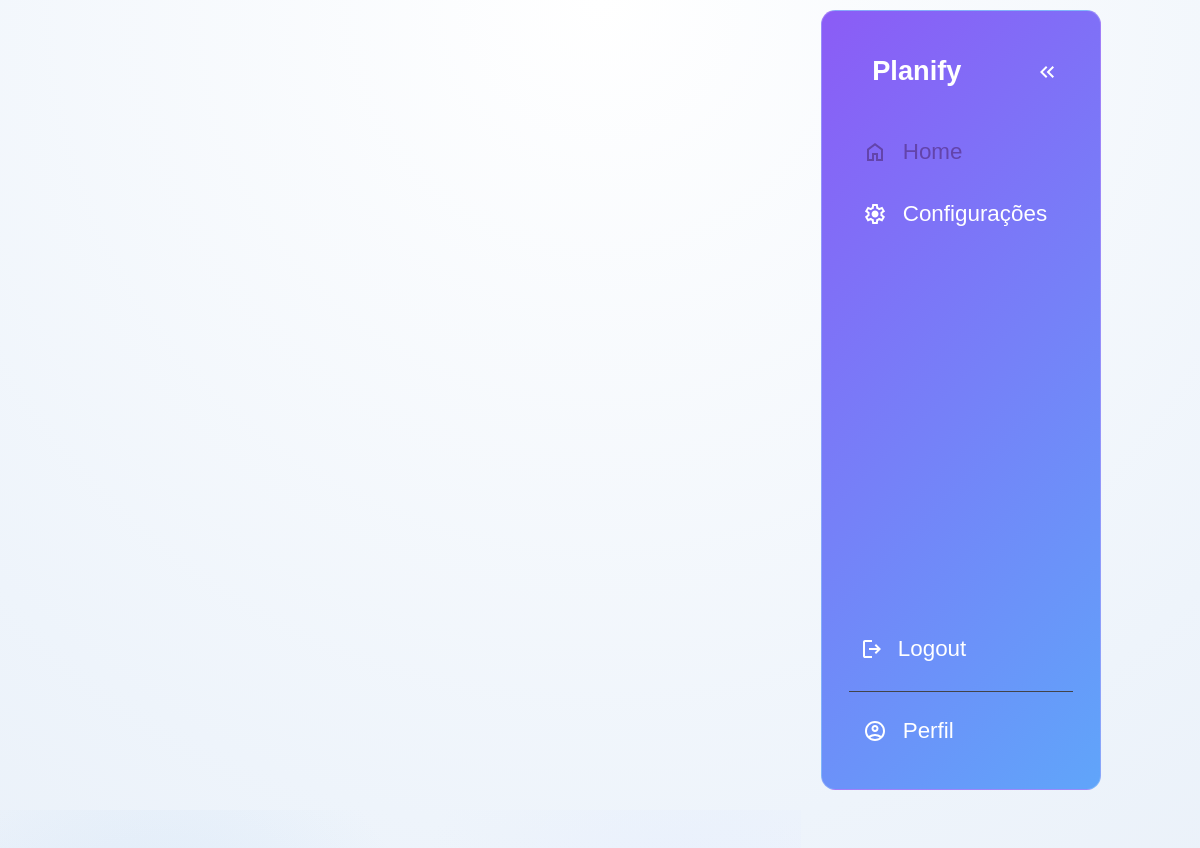
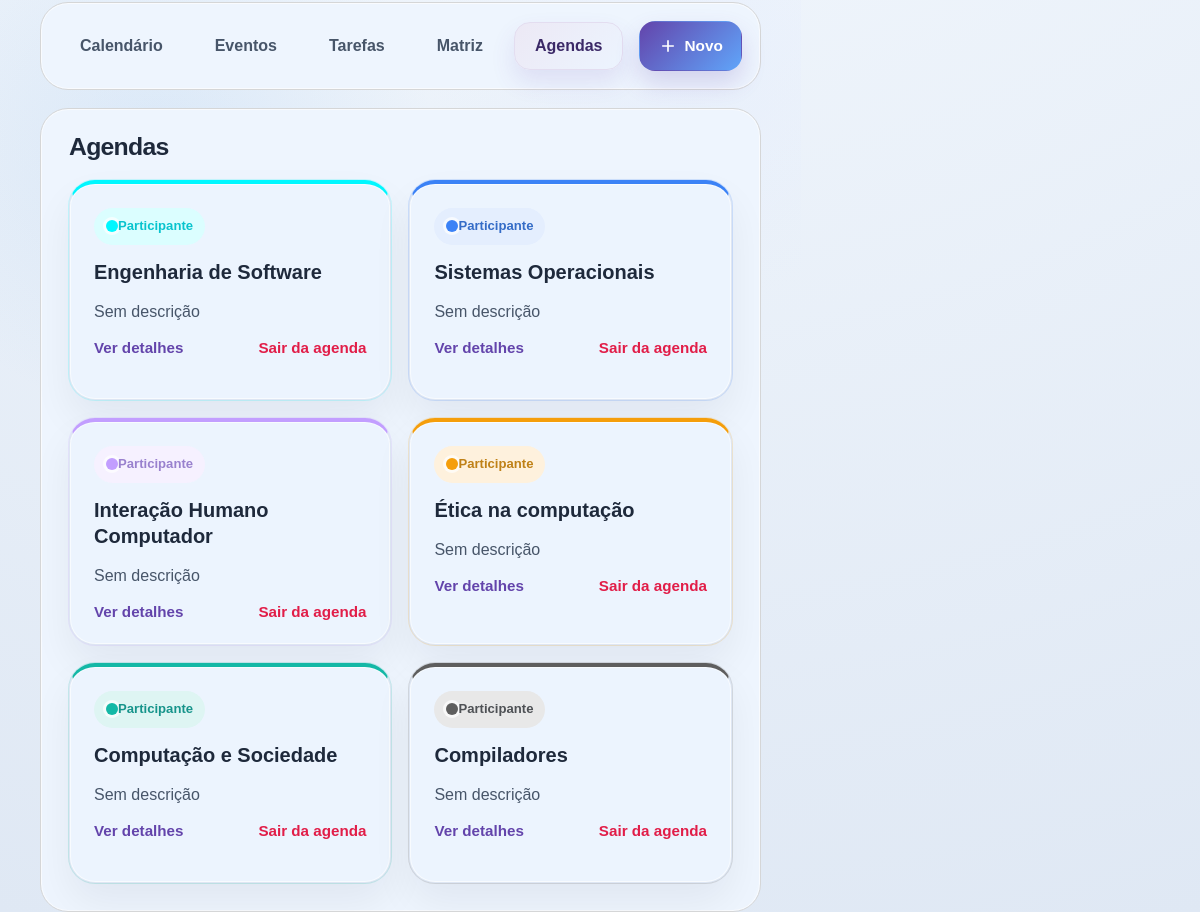
The page /schedules/main_calendar_view/?tab=agendas (signed in) on the database its author committed (2 pictures, top to bottom).
### schedules/models.py (models this page shows, shortened)
class Participant(models.Model):
    class Role(models.TextChoices):
        ADMIN = "admin", "Administrador"
        MEMBER = "member", "Participante"
    schedule = models.ForeignKey(
        Schedule,
        on_delete=models.CASCADE,
        related_name="participants"
    )
    user = models.ForeignKey(
        settings.AUTH_USER_MODEL,
        on_delete=models.CASCADE,
        related_name="participations"
    )
    role = models.CharField(max_length=10, choices=Role.choices, default=Role.MEMBER)
    joined_at = models.DateTimeField(auto_now_add=True)
    class Meta:
        unique_together = ("schedule", "user")
    @property
    def is_admin(self):
        return self.role == self.Role.ADMIN

class Schedule(models.Model):
    name = models.CharField(max_length=200)
    description = models.TextField(blank=True)
    color = models.CharField(max_length=7, default="#59e7ec", validators=[color_validator])
    icon_emoji = models.CharField(max_length=16, blank=True)
    icon_image = models.ImageField(upload_to="schedule_icons/", blank=True, null=True)
    activity_type_colors = models.JSONField(blank=True, default=default_activity_type_colors)
    created_at = models.DateTimeField(auto_now_add=True)

### schedules/views.py (the view)
# urls.py: path("main_calendar_view/", views.main_calendar_view, name="main_calendar_view"),
@login_required
def main_calendar_view(request):
    today = date.today()
    active_tab = resolve_main_tab(request)
    try:
        month = int(request.GET.get("mes", today.month))
        year = int(request.GET.get("ano", today.year))
        if not (1 <= month <= 12):
            month, year = today.month, today.year
    except (ValueError, TypeError):
        month, year = today.month, today.year
    prev_month, prev_year = (12, year - 1) if month == 1 else (month - 1, year)
    next_month, next_year = (1, year + 1) if month == 12 else (month + 1, year)
    cal = calendar.Calendar(firstweekday=6)
    calendar_days = list(cal.itermonthdays(year, month))
    participations = request.user.participations.select_related("schedule").prefetch_related(
        "schedule__participants__user"
    ).all()
    schedule_ids = participations.values_list("schedule_id", flat=True)
    filter_kinds = request.GET.getlist("kind")
    filter_categories = request.GET.getlist("category")
    if not filter_kinds:
        filter_kinds = ["event", "task"]
    if not filter_categories:
        filter_categories = [
        "class", "exam", "assignment",
        "study", "meeting", "presentation", "personal"
        ]
    admin_participations = request.user.participations.select_related("schedule").prefetch_related(
        "schedule__participants__user"
    ).filter(
        role=Participant.Role.ADMIN
    )
    admin_schedule_ids = list(admin_participations.values_list("schedule_id", flat=True))
    user_checks = ActivityCheck.objects.filter(
    activity_id=OuterRef("pk"),
    user=request.user
)
    activities = Activity.objects.filter(
        schedule_id__in=schedule_ids,
        date__year=year,
        date__month=month,
    ).annotate(
        is_checked_for_user=Exists(user_checks)
    ).select_related("schedule").order_by("start_time")
    if filter_kinds:
        activities = activities.filter(kind__in=filter_kinds)
    if filter_categories:
        activities = activities.filter(activity_type__in=filter_categories)
    checked_ids = set(
    ActivityCheck.objects.filter(
        user=request.user,
        activity__schedule_id__in=schedule_ids,
    ).values_list("activity_id", flat=True)
    )
    activities_by_day = {}
    for activity in activities:
        if activity.date:
            activity.resolved_color = resolve_activity_color(activity)
            day = activity.date.day
            activities_by_day.setdefault(day, []).append(activity)
    future_events = attach_resolved_colors(Activity.objects.filter(
        schedule_id__in=schedule_ids,
        kind=Activity.Kind.EVENT,
        date__gte=today,
    ).exclude(
        checks__user=request.user
    ).select_related("schedule").order_by("date", "start_time"))
    completed_events = attach_resolved_colors(Activity.objects.filter(
        schedule_id__in=schedule_ids,
        kind=Activity.Kind.EVENT,
        checks__user=request.user,
    ).select_related("schedule").order_by("date", "start_time"))
    pending_tasks_base = Activity.objects.filter(
        schedule_id__in=schedule_ids,
        kind=Activity.Kind.TASK,
    ).exclude(
        checks__user=request.user
    ).select_related("schedule")
    pending_tasks = attach_resolved_colors(
        pending_tasks_base.order_by("date", "start_time", "created_at")
    )
    all_pending_activities = Activity.objects.filter(
        schedule_id__in=schedule_ids,
    ).exclude(
        checks__user=request.user
    ).select_related("schedule")
    priority_sections = [
        {
            "value": section["value"],
            "title": section["title"],
            "label": section["label"],
            "description": section["description"],
            "tasks": attach_resolved_colors(
                all_pending_activities.filter(priority=section["value"]).order_by(
                    "date", "start_time", "created_at"
                )
            ),
        }
        for section in PRIORITY_MATRIX_SECTIONS
    ]
    month_names = [
        "", "Janeiro", "Fevereiro", "Março", "Abril", "Maio", "Junho",
        "Julho", "Agosto", "Setembro", "Outubro", "Novembro", "Dezembro"
    ]
    completed_tasks = attach_resolved_colors(Activity.objects.filter(
        schedule_id__in=schedule_ids,
        kind=Activity.Kind.TASK,
        checks__user=request.user,
    ).select_related("schedule").order_by("date"))
    return render(request, "schedules/calendar.html", {
        "participations": participations,
        "admin_participations": admin_participations,
        "calendar_days": calendar_days,
        "activities_by_day": activities_by_day,
        "total_activities": activities.count(),
        "month": month,
        "year": year,
        "month_name": month_names[month],
        "prev_month": prev_month,
        "prev_year": prev_year,
        "next_month": next_month,
        "next_year": next_year,
        "today_day": today.day,
        "today_month": today.month,
        "today_year": today.year,
        "future_events": future_events,
        "pending_tasks": pending_tasks,
        "priority_sections": priority_sections,
        "admin_schedule_ids": admin_schedule_ids,
        "checked_ids": checked_ids,
        "completed_events": completed_events,
        "completed_tasks": completed_tasks,
        "activity_type_color_defaults": ACTIVITY_TYPE_COLOR_DEFAULTS,
        "active_tab": active_tab,
    })

### schedules/templates/schedules/calendar.html (shortened to what this page needs)
﻿{% load static %}
{% load calendar_tags %}
<!DOCTYPE html>
<html lang="pt-br">
<head>
  <link rel="stylesheet" href="{% static 'schedules/css/calendar.css' %}" />
  <link rel="stylesheet" href="{% static 'tp_es/css/base.css' %}" />
</head>
<body class="schedule-page">
  <nav id="sidebar">
    {% with rota_atual=request.resolver_match.url_name %}
    <ul>
      <li>
        <span class="logo">Planify</span>
        <button onclick="toggleSidebar()" id="toggle-btn">
          <svg xmlns="http://www.w3.org/2000/svg" height="24px" viewBox="0 -960 960 960" width="24px" fill="#e3e3e3">
            <path d="M440-240 200-480l240-240 56 56-183 184 183 184-56 56Zm264 0L464-480l240-240 56 56-183 184 183 184-56 56Z" />
          </svg>
        </button>
      </li>
      <li class="{% if rota_atual == 'main_calendar_view' %}active{% endif %}">
        <a href="{% url 'schedules:main_calendar_view' %}">
          {% if ui_icons.agenda_icon_image %}
            <img src="{{ ui_icons.agenda_icon_image.url }}" class="sidebar-icon-image" alt="" onerror="this.style.display='none'" />
          {% elif ui_icons.agenda_icon_emoji %}
            <span class="sidebar-icon-emoji" aria-hidden="true">{{ ui_icons.agenda_icon_emoji }}</span>
          {% else %}
          <svg xmlns="http://www.w3.org/2000/svg" height="24px" viewBox="0 -960 960 960" width="24px" fill="#e3e3e3">
            <path d="M240-200h120v-240h240v240h120v-360L480-740 240-560v360Zm-80 80v-480l320-240 320 240v480H520v-240h-80v240H160Zm320-350Z" />
          </svg>
          {% endif %}
          <span>Home</span>
        </a>
      </li>
      <li class="{% if rota_atual == 'settings_page' %}active{% endif %}">
        <a href="{% url 'accounts:settings_page' %}">
          <span>Configurações</span>
        </a>
      </li>
      <li class="logout-item">
        <form action="{% url 'schedules:logout' %}" method="post" class="logout-form">
          <button type="submit" class="logout-btn">
            <svg xmlns="http://www.w3.org/2000/svg" height="24px" viewBox="0 -960 960 960" width="24px" fill="#e3e3e3">
              <path d="M200-120q-33 0-56.5-23.5T120-200v-560q0-33 23.5-56.5T200-840h280v80H200v560h280v80H200Zm440-160-55-58 102-102H360v-80h327L585-622l55-58 200 200-200 200Z" />
            </svg>
            <span>Logout</span>
          </button>
        </form>
      </li>
      <li class="profile-item {% if rota_atual == 'user_space' %}active{% endif %}">
        <a href="{% url 'accounts:user_space' %}">
          <span>Perfil</span>
        </a>
      </li>
    </ul>
    {% endwith %}
  </nav>
  <main>
    <div class="tabs-header">
      <div class="tabs-topbar">
        <div class="tab-buttons">
          <button class="tab-btn {% if active_tab == 'calendario' %}active{% endif %}" content-id="calendario">
            Calend&aacute;rio
          </button>
          <button class="tab-btn {% if active_tab == 'eventos' %}active{% endif %}" content-id="eventos">
            Eventos
          </button>
          <button class="tab-btn {% if active_tab == 'tarefas' %}active{% endif %}" content-id="tarefas">
            Tarefas
          </button>
          <button class="tab-btn {% if active_tab == 'matriz' %}active{% endif %}" content-id="matriz">
            Matriz
          </button>
          <button class="tab-btn {% if active_tab == 'agendas' %}active{% endif %}" content-id="agendas">
            Agendas
          </button>
        </div>
        <div class="tab-actions">
          <button class="action-btn action-btn--primary" id="new-btn">
            <svg xmlns="http://www.w3.org/2000/svg" height="20px" viewBox="0 -960 960 960" width="20px">
              <path d="M440-440H200v-80h240v-240h80v240h240v80H520v240h-80v-240Z" />
            </svg>
            Novo
          </button>
        </div>
      </div>
      <div class="tab-contents">
          <div class="content {% if active_tab == 'agendas' %}show{% endif %}" id="agendas">
            <div class="panel-header">
           <div>
             <h1>Agendas</h1>
          </div>
          </div>
          <div class="schedules-list">
            {% for participation in participations %}
              <article class="list-card list-card--schedule" style="--schedule-color: {{ participation.schedule.color|default:'#59e7ec' }};">
                <div class="list-card__top">
                  <span class="list-badge list-badge--schedule">
                    <span class="schedule-color-dot" aria-hidden="true"></span>
                    {% if participation.is_admin %}Administrador{% else %}Participante{% endif %}
                  </span>
                </div>
                <h3>{{ participation.schedule.name }}</h3>
                <p>{{ participation.schedule.description|default:"Sem descri&ccedil;&atilde;o" }}</p>
                <div class="list-card__actions">
                  <button
                    type="button"
                    class="text-link"
                    data-schedule-id="{{ participation.schedule.id }}"
                    data-schedule-name="{{ participation.schedule.name|escapejs }}"
                    data-schedule-description="{{ participation.schedule.description|default_if_none:''|escapejs }}"
                    data-schedule-color="{{ participation.schedule.color|default:'#59e7ec' }}"
                    data-schedule-icon-emoji="{{ participation.schedule.icon_emoji|escapejs }}"
                    data-schedule-icon-image-url="{% if participation.schedule.icon_image %}{{ participation.schedule.icon_image.url|escapejs }}{% endif %}"
                    data-activity-type-color-class="{{ participation.schedule.activity_type_colors|get_item:'class' }}"
                    data-activity-type-color-exam="{{ participation.schedule.activity_type_colors|get_item:'exam' }}"
                    data-activity-type-color-assignment="{{ participation.schedule.activity_type_colors|get_item:'assignment' }}"
                    data-activity-type-color-study="{{ participation.schedule.activity_type_colors|get_item:'study' }}"
                    data-activity-type-color-meeting="{{ participation.schedule.activity_type_colors|get_item:'meeting' }}"
                    data-activity-type-color-presentation="{{ participation.schedule.activity_type_colors|get_item:'presentation' }}"
                    data-activity-type-color-personal="{{ participation.schedule.activity_type_colors|get_item:'personal' }}"
                    data-schedule-participants-id="schedule-participants-{{ participation.schedule.id }}"
                    onclick="openScheduleDetailsModal(this)"
                  >
                    Ver detalhes
                  </button>
                  {% if participation.is_admin %}
                    <button
                      type="button"
                      class="text-link"
                      data-schedule-id="{{ participation.schedule.id }}"
                      data-schedule-name="{{ participation.schedule.name|escapejs }}"
                      data-schedule-description="{{ participation.schedule.description|default_if_none:''|escapejs }}"
                      data-schedule-color="{{ participation.schedule.color|default:'#59e7ec' }}"
                      data-schedule-icon-emoji="{{ participation.schedule.icon_emoji|escapejs }}"
                      data-schedule-icon-image-url="{% if participation.schedule.icon_image %}{{ participation.schedule.icon_image.url|escapejs }}{% endif %}"
                      data-activity-type-color-class="{{ participation.schedule.activity_type_colors|get_item:'class' }}"
                      data-activity-type-color-exam="{{ participation.schedule.activity_type_colors|get_item:'exam' }}"
                      data-activity-type-color-assignment="{{ participation.schedule.activity_type_colors|get_item:'assignment' }}"
                      data-activity-type-color-study="{{ participation.schedule.activity_type_colors|get_item:'study' }}"
                      data-activity-type-color-meeting="{{ participation.schedule.activity_type_colors|get_item:'meeting' }}"
                      data-activity-type-color-presentation="{{ participation.schedule.activity_type_colors|get_item:'presentation' }}"
                      data-activity-type-color-personal="{{ participation.schedule.activity_type_colors|get_item:'personal' }}"
                      data-schedule-participants-id="schedule-participants-{{ participation.schedule.id }}"
                      onclick="handleEditScheduleClick(event, this)"
                    >
                      Editar
                    </button>
                    <form method="post" action="{% url 'schedules:delete_schedule' participation.schedule.id %}" class="inline-form">
                      {% csrf_token %}
                      <button type="submit" class="text-link text-link--danger" onclick="return confirm('Tem certeza que deseja deletar esta agenda?')">Deletar</button>
                    </form>
                  {% else %}
                    <form method="post" action="{% url 'schedules:leave_schedule' participation.schedule.id %}" class="inline-form">
                      <button type="submit" class="text-link text-link--danger" onclick="return confirm('Tem certeza que deseja sair desta agenda?')">Sair da agenda</button>
                    </form>
                  {% endif %}
                </div>
              </article>
            {% empty %}
              <div class="empty-state">
                <h3>Nenhuma agenda encontrada</h3>
                <p>Crie uma nova agenda para come&ccedil;ar a organizar eventos e tarefas com sua equipe.</p>
              </div>
            {% endfor %}
          </div>
        </div>
      </div>
    </div>
  </main>
</body>
</html>

### rows shown on the page
Participant: role "Participante", schedule.name "Engenharia de Software", schedule.description "Sem descrição"
Participant: role "Participante", schedule.name "Sistemas Operacionais", schedule.description "Sem descrição"
Participant: role "Participante", schedule.name "Interação Humano Computador", schedule.description "Sem descrição"
Participant: role "Participante", schedule.name "Ética na computação", schedule.description "Sem descrição"
Participant: role "Participante", schedule.name "Computação e Sociedade", schedule.description "Sem descrição"
Participant: role "Participante", schedule.name "Compiladores", schedule.description "Sem descrição"
